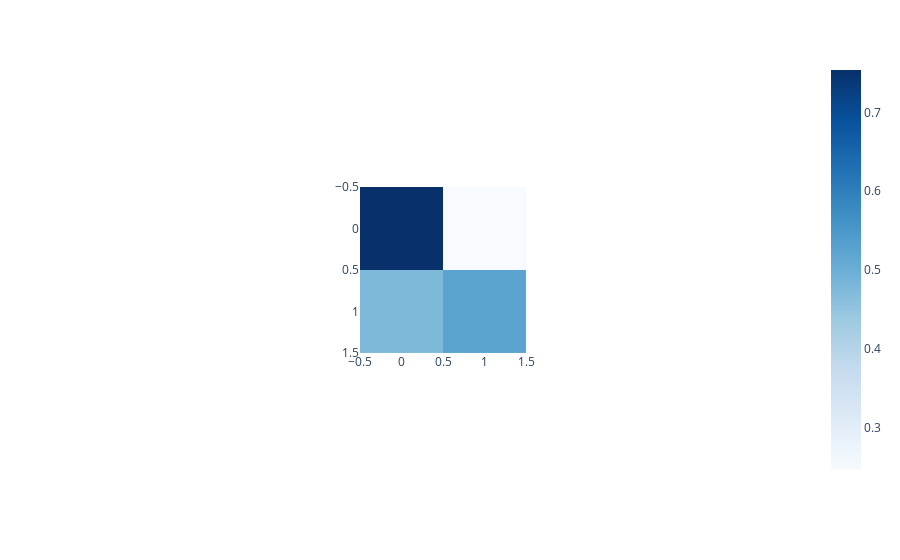

Here is the notebook cell this chart was saved with:
### Code cell
from sklearn.metrics import confusion_matrix
aaa = confusion_matrix(y_test, a)
bbb = aaa/aaa.sum(axis=1)
print(pd.DataFrame(bbb))
fig = px.imshow(bbb, color_continuous_scale='blues')
fig.show()

### Figure 1 — Plotly figure (JSON) as saved in the notebook; plotly's stock layout.template omitted (floating-point values rounded to 4 significant figures)
{"data": [{"coloraxis": "coloraxis", "hovertemplate": "x: %{x}<br>y: %{y}<br>color: %{z}<extra></extra>", "name": "0", "type": "heatmap", "xaxis": "x", "yaxis": "y", "z": [[0.7541, 0.2459], [0.4754, 0.5246]]}], "layout": {"autosize": true, "coloraxis": {"colorscale": [[0, "rgb(247,251,255)"], [0.125, "rgb(222,235,247)"], [0.25, "rgb(198,219,239)"], [0.375, "rgb(158,202,225)"], [0.5, "rgb(107,174,214)"], [0.625, "rgb(66,146,198)"], [0.75, "rgb(33,113,181)"], [0.875, "rgb(8,81,156)"], [1, "rgb(8,48,107)"]]}, "margin": {"t": 60}, "xaxis": {"anchor": "y", "autorange": true, "constrain": "domain", "domain": [0.3856, 0.6144], "range": [-0.5, 1.5], "scaleanchor": "y"}, "yaxis": {"anchor": "x", "autorange": true, "constrain": "domain", "domain": [0.1373, 0.8627], "range": [1.5, -0.5]}}}
